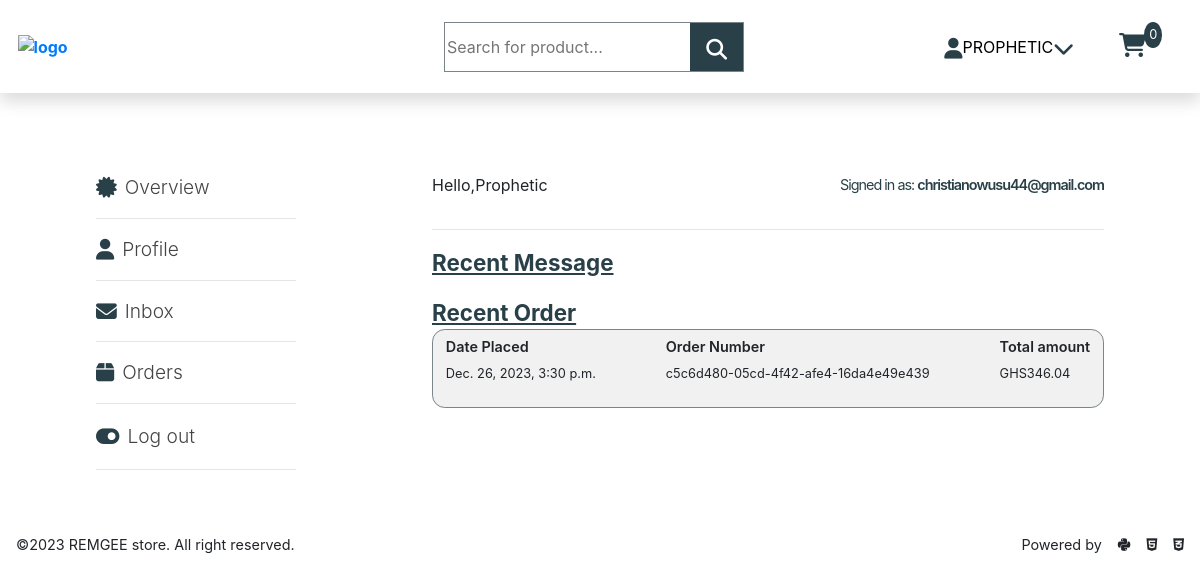
Before: /account/overview/ (signed in) with the older database file.
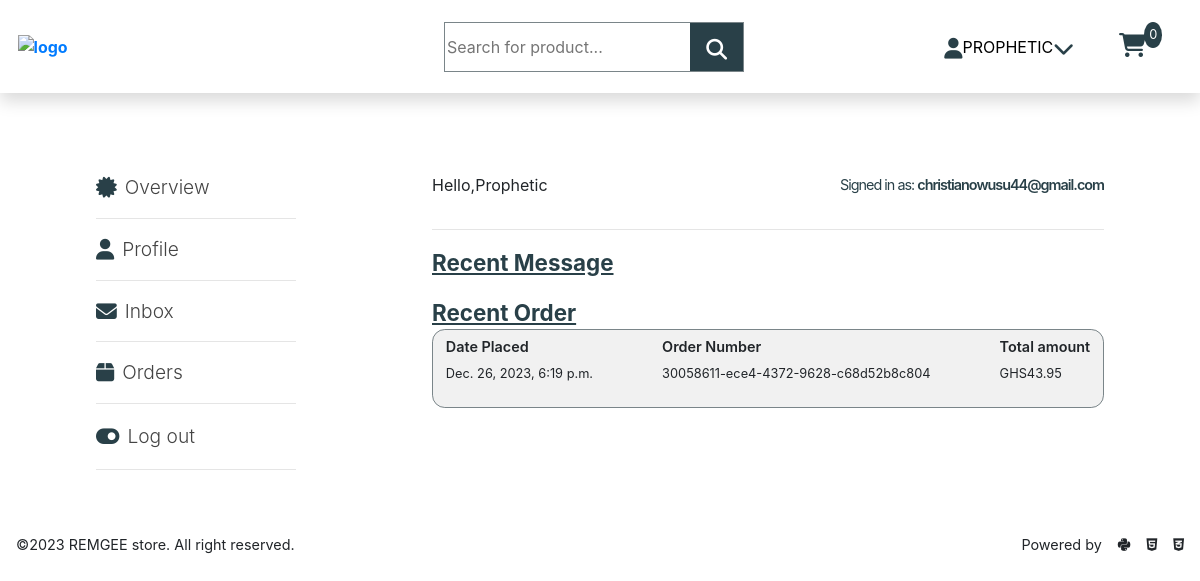
After: the same page with the newer database file.
### store/models.py (models this page shows, shortened)
class Order(models.Model):
    user = models.ForeignKey(User, on_delete=models.CASCADE)
    order_id = models.UUIDField(default=uuid.uuid4, editable=False)
    created_at = models.DateTimeField(auto_now_add=True)
    total = models.DecimalField(max_digits=8, decimal_places=2, default=0)
    payment_method = models.CharField(max_length=100, default='mobile_money')
    ORDER_STATUSES = (
        ('pending', 'Pending'),
        ('confirmed', 'Confirmed'),
        ('delivery', 'Delivery'),
        ('delivered', 'Delivered'),
    )
    order_status = models.CharField(max_length=100, choices=ORDER_STATUSES, default='pending')

### customer/views.py (the view)
# urls.py: path('overview/', AccountView.as_view(), name='account'),
class AccountView(LoginRequiredMixin, View):
    def get(self, request):
        user = request.user
        last_message = Message.objects.filter(user=user).order_by('-date_received').first()
        last_order = Order.objects.filter(user=user).order_by('-created_at').first()
        context = {
            'last_message': last_message,
            'last_order': last_order
        }
        return render(request, template_name='customer/account.html', context=context)

### templates/customer/account.html (shortened to what this page needs)
{% extends 'base.html' %} {% block content %}
<section class="account__wrapper">
    <div class="navigation__menu">
        <div class="account__name__menu">
            <a href="{% url 'account' %}" class="menu__name">
                <i class="fa-solid fa-certificate"></i>
                <span>Overview</span>
            </a>
        </div>
        <hr />
        <div class="account__name__menu">
            <a href="{% url 'profile' %}" class="menu__name">
                <i class="fa-solid fa-user"></i>
                <span>Profile</span>
            </a>
        </div>
        <hr />
        <div class="account__name__menu">
            <a href="{% url 'inbox' %}" class="menu__name">
                <i class="fa-solid fa-envelope"></i>
                <span>Inbox</span>
            </a>
        </div>
        <hr />
        <div class="account__name__menu">
            <a href="{% url 'orders' %}" class="menu__name">
                <i class="fa-solid fa-box"></i>
                <span>Orders</span>
            </a>
        </div>
        <hr />
        <div class="account__name__menu">
            <div class="menu__name">
                <i class="fa-solid fa-toggle-on"></i>
                {% if user.is_authenticated %}
                <a class="menu__name_auth" href="{% url 'logout' %}">Log out</a>
                {% else %}
                <a class="menu__name_auth" href="{% url 'login' %}">Log in</a>
                {% endif %}
            </div>
        </div>
        <hr />
    </div>
    <div class="accounthide__mobile">
        <div class="account__details">
            {% if user.is_authenticated %}
            <p class="account__username">Hello,{{user.username}}</p>
            <p class="account__email">Signed in as: <span>{{user.email}}</span></p>
            {% else %}
            <a href="{% url 'login' %}">Log in</a>
            {% endif %}
        </div>
        <hr />
        <div>
            <div>
                <a class="overview__header" href="{% url 'inbox' %}">Recent Message</a>
            </div>
            <a class="overview__header" href="{% url 'orders' %}">Recent Order</a>
            <div class="account__order">
                <div>
                    <div>
                        <h5 class="accountoder__header">Date Placed</h5>
                        <p class="account__detail">{{ last_order.created_at }}</p>
                    </div>
                </div>
                <div>
                    <div>
                        <h5 class="accountoder__header">Order Number</h5>
                        <p class="account__detail">{{ last_order.order_id }}</p>
                    </div>
                </div>
                <div>
                    <div>
                        <h5 class="accountoder__header">Total amount</h5>
                        <p class="account__detail">GHS{{ last_order.total }}</p>
                    </div>
                </div>
            </div>
        </div>
    </div>
</section>
{% endblock %}

### templates/base.html (shortened to what this page needs)
{% load static %}
<!DOCTYPE html>
<html lang="en">
<head>
    <link rel="stylesheet" href="{% static 'css/main.css' %}">
    <link href="{% static 'fontawesomefree/css/fontawesome.css' %}" rel="stylesheet" type="text/css">
    <link href="{% static 'fontawesomefree/css/brands.css' %}" rel="stylesheet" type="text/css">
    <link href="{% static 'fontawesomefree/css/solid.css' %}" rel="stylesheet" type="text/css">
    <link rel="stylesheet" href="https://cdn.jsdelivr.net/npm/bootstrap@4.6.2/dist/css/bootstrap.min.css"
>
</head>
<body>
    {% include 'partial/header_partial.html' %}
    <main id="main">
        {% block content %}{% endblock %}
        <footer class="footer">
            <div>
                &copy;2023 REMGEE store. All right reserved.
            </div>
            <div style="display: flex;justify-content: center;align-items: center;">
                <p style="margin-bottom: 0;">Powered by</p>
                <i class="fa-brands fa-python mr-3 ml-3"></i>
                <i class="fa-brands fa-html5 mr-3"></i>
                <i class="fa-brands fa-css3-alt"></i>
            </div>
        </footer>
    </main>
</body>

### templates/partial/header_partial.html (shortened to what this page needs)
{% load static %}
<div class="static">
  <nav class="nav__bar shadow">
    <div class="logo">
      <a href="{% url 'product_home' %}">
        <img src="{% static 'img/logo.png' %}" alt="logo" />
      </a>
    </div>
    <div class="search__product">
      <input id="search" type="search" placeholder="Search for product..." autocomplete="off" />
      <button id="search__product" class="search__button">
        <i class="fa-solid fa-magnifying-glass"></i>
      </button>
    </div>
    <div class="user__detail">
      {% if user.is_authenticated %}
      <button id="userdetail__dropdown" class="auth__div">
        <i class="fa-solid fa-user"></i>
        <p class="auth__name">{{ user.username }}</p>
        <i class="fa-solid fa-chevron-down"></i>
      </button>
      {% else %}
      <div class="auth__div">
        <a style="color: var(--primary-color); font-size: 1.4rem;" href="{% url 'login' %}" class="auth__name">Login</a>
      </div>
      {% endif %}
    </div>
    <div class="cart__section__header">
      <a class="cart__div" href="{% url 'cart_list' %}">
        <button class="cart__button cart cart__div">
          <i class="fa-solid fa-cart-shopping"></i>
          <span id="cart__info">0</span>
        </button>
      </a>
    </div>
  </nav>
</div>

### static_files/css/global.css (style rules this page uses)
body, h1, h2, h3, h4, h5, h6, p, ul, ol, li { margin: 0; padding: 0; }
:root { --primary-color: #294048; --primary-background: #f1f1f2; --primary-color-light: #7a8589; }
body { font-family: 'Poppins', sans-serif; font-weight: 300; font-size: 14px; line-height: 1.5; }
a { color: var(--primary-color); text-decoration: none; font-weight: bolder; }
.shadow { box-shadow: 0 10px 6px rgba(0, 0, 0, 0.1); }
.fa-solid { color: var(--primary-color); font-size: 1.3rem; }
img { width: 100%; height: 300px; object-fit: cover; }
button { cursor: pointer; }
.footer { margin-top: 3rem; margin-left: 1rem; margin-right: 1rem; display: flex; flex-wrap: wrap; justify-content: space-between; align-items: center; font-size: 0.9rem; }

### static_files/css/header.css (style rules this page uses)
.nav__bar { position: relative; display: flex; justify-content: space-between; align-items: center; padding-top: 2rem; padding-bottom: 2rem; padding-right: 1rem; }
.static { position: sticky; top: 0; left: 0; z-index: 10; background-color: #fff; }
.logo { position: absolute; left: 1.1rem; background-color: #fff; }
.logo img { width: 130px; height: 120px; object-fit: contain; z-index: 10; }
.search__product { display: none; position: relative; }
.search__product input { width: 100%; }
.search__button { border: none; background-color: var(--primary-color); height: 40px; padding: 1rem 1rem 2rem 1rem; }
.search__button i { color: #fff; }
.user__detail { position: absolute; right: 10%; display: none; }
.auth__div { display: flex; justify-content: center; align-items: flex-end; background-color: #fff; border: 0; outline: 0; }
.auth__name { margin-bottom: 0; text-transform: uppercase; }
.cart__section__header { margin-left: auto; color: var(--primary-color); }
.cart { position: relative; }
.cart span { position: absolute; top: -10px; right: -10px; background-color: var(--primary-color); color: #fff; font-size: 0.8rem; border-radius: 50%; padding: 0.2rem 0.3rem; text-align: center; }
.cart__button { background: none; border: 0; outline: 0; }
.cart__button i { font-size: 1.5rem; }

### static_files/css/header-media.css (style rules this page uses)
@media (min-width: 768px) { .logo img { width: 150px; height: 130px; } }
@media (min-width: 768px) { .search__product { display: flex; justify-content: space-between; align-items: center; position: absolute; left: 30%; border: 1px solid var(--primary-color-light); height: 50px; width: 300px; } }
@media (min-width: 768px) { .search__product input { border: 0; outline: none; color: var(--primary-color-light); } }
@media (min-width: 768px) { .search__button { border: none; background-color: var(--primary-color); height: 40px; padding: 1rem 1rem 2rem 1rem; } }
@media (min-width: 768px) { .search__button i { color: #fff; } }
@media (min-width: 768px) { .user__detail { display: block; } }
@media (min-width: 1024px) { .search__product { display: flex; justify-content: space-between; align-items: center; position: absolute; left: 37%; border: 1px solid var(--primary-color-light); height: 50px; width: 300px; } }
@media (min-width: 1024px) { .cart { margin-right: 2rem; } }

### static_files/css/account.css (style rules this page uses)
.account__wrapper { padding-left: 1rem; padding-right: 1rem; margin-top: 3rem; }
.accounthide__mobile { display: none; }
.account__username { text-transform: capitalize; }
.account__name__menu { display: flex; justify-content: space-between; align-items: center; }
.overview__header { color: var(--primary-color); font-size: 1.3rem; text-decoration: underline; }
.accountoder__header { font-size: 0.9rem; }
.account__detail { font-size: 0.8rem; }
.menu__name { display: flex; justify-content: center; align-items: center; }
.menu__name i { margin-right: 0.5rem; }
.menu__name span, .menu__name a { color: #444; font-size: 1.2rem; font-weight: 300; }

### static_files/css/profile-media.css (style rules this page uses)
@media (min-width: 1024px) { .navigation__menu { display: block; } }

Changed rows visible on the page:
no longer on this page (row unchanged): Order: created_at "Dec. 26, 2023, 3:30 p.m.", order_id "c5c6d480-05cd-4f42-afe4-16da4e49e439", total "346.04"
added Order: created_at "Dec. 26, 2023, 6:19 p.m.", order_id "30058611-ece4-4372-9628-c68d52b8c804", total "43.95"
